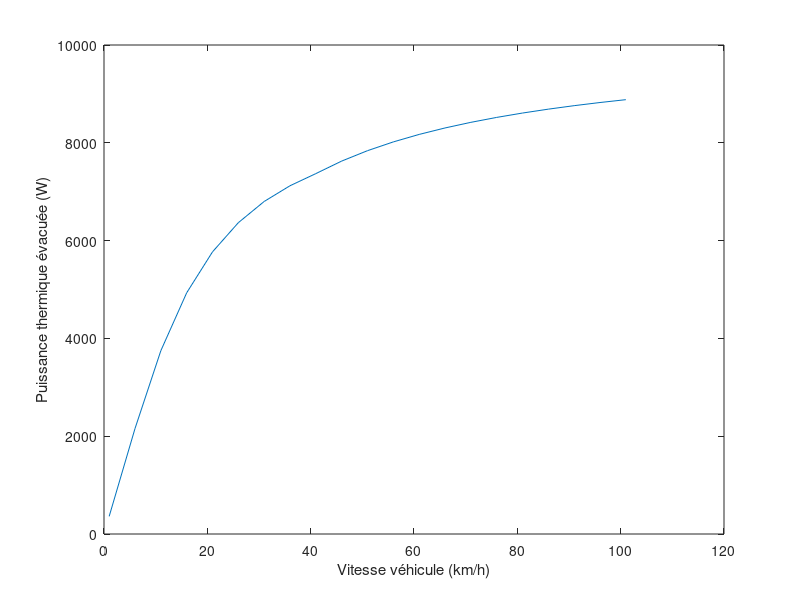

MATLAB code to generate this figure:
% Auteur : PBL
% Réalisé grâce aux travaux d'Aimery Saulière et d'Arthur Accart
%% Dimensionnement du radiateur de Valkyriz (Pierre Bernal PBL)
clear all 
close all

%% Données du problème :
debit_eau = 7/60; %(L/s)
Tei = 65 + 273.15; % température de l'eau souhaitée en entrée du radiateur
Tai = 35 + 273.15; %température de l'air ambiant autour du radiateur
P =1.013*10^5; % Pression atmosphérique (Pa)

% e_ailette = 6e-4; %valeur du constructeur à récupérer, espacement entre ailette

%% Détermination puissance à évacuer :

Pu_batterie = 53000; %W
Pu_batterie_max = 80000; %W fixé par le règlement
r_mot = 0.92; % rendement moteur EMRAX 228 dans le pire des cas
r_cont = 0.97; % rendement contrôleur type BAMOCAR D3
r_syst = r_mot*r_cont;
Pth = Pu_batterie*(1-r_syst)
Pth_max = Pu_batterie_max*(1-r_syst)

%% Coefficient thermiques convectifs de l'air et l'eau

%valable entre 100K et 1600K
T = Tai;
lambda1=1.5207*10^(-11)*T^3-4.857*10^(-8)*T^2+1.0184*10^(-4)*T-3.9333*10^(-4); % conductivité thermique de l'air
mu1=8.8848*10^(-15)*T^3-3.2398*10^(-11)*T^2+6.2657*10^(-8)*T+2.3543*10^(-6); % viscosité dynamique
Cp1=1.9327*10^(-10)*T^4-7.9999*10^(-7)*T^3+1.1407*10^(-3)*T^2-4.4890*10^(-1)*T+1.0575*10^3; % capacité calorifique massique de l'air (J/kg/K)

R=8.314; % constante des gaz parfaits (J/K/mol)

M=10^(-3)*(4/5*2*14+1/5*2*16); %masse molaire de l'air (kg/mol)

rho1=M*P/(R*T); % masse volumique de l'air

nu1=mu1/rho1; % viscosité cinématique de l'air

v1=30/3.6; % vitesse moyenne supposée de Valkyriz à l'endurance (m/s)

d1=0.0015; %longueur caractéristique de l'écoulement d'air (distance entre deux tuyaux d'eau) (DONNÉE À RÉCUPÉRER CHEZ CONSTRUCTEUR)

Re1=d1*v1/nu1;  %nombre de Renolds dans l'air passant dans le radiateur
Pr1=mu1*Cp1/lambda1; % nombre de Prandt dans l'air passant dans le radiateur
Nu1=0.036*Pr1^(1/3)*Re1^(4/5); % nombre de Nusselt
h1=lambda1*Nu1/d1 % coefficient de Newton entre l'air atmosphérique et le radiateur



rho2=1000; % masse volumique de l'eau (kg/m^3)
lambda2=(0.6071-.06)/(298-293)*(T-293)+.06; % conductivité thermique de l'eau
Cp2 = 4185; % capacité thermique massique de l'eau (J/kg/K)
mu2=8.52*10^(-4); % viscosite dynamique de l'eau (kg.m/s)

e=0.040;% épaisseur du faisceau (A RÉCUPERER CHEZ CONSTRUCTEUR)
ee=0.001; % largeur du faisceau (A RÉCUPERER CHEZ CONSTRUCTEUR)
L=0.21; % longueur du faisceau relié à la hauteur ou largeur du radiateur en fonction de si c'est un cross-flow ou down-flow (A DÉCIDER)
H=0.18; % 3ème dimension du radiateur (À DÉCIDER)
n = 120; %nombre de faisceau par m (A RÉCUPERER)

d2=ee; % longueur caractéristique de l'écoulement d'eau dans le radiateur

D2=debit_eau/rho2; % débit volumique souhaité en eau (m^3/s)

v2=D2/((n*L)*L*e*ee); % vitesse de l'eau dans le faisceaux du radiateur ; n*L est un terme estimant le nombre de faisceau présent dans le radiateur (DÉDUITE DES DONNÉES CONSTRUCTEUR)

nu2=mu2/rho2; %viscosité cinématique de l'eau

Re2=d2*v2/nu2; %nombre de Renolds
Pr2=mu2*Cp2/lambda2; % nombre de Prandt dans l'eau passant dans le radiateur
Nu2=0.036*Pr2^(1/3)*Re2^(4/5); % nombre de Nusselt dans l'eau passant dans le radiateur

h2=lambda2*Nu2/d2 % coefficient de Newton entre le radiateur et l'eau de refroidissement

% h2 >> h1 donc on peut supposer que l'alu du radiateur est à la
% température de l'eau

mean_v = [1 : 5 : 101]/3.6; %vecteur vitesse du véhicule
m_air = rho1*L*H.*mean_v; %kg/s vecteur débit d'air à travers le radiateur 
vect_surface = [0 : 0.4 : 8]; %m2 vecteur surface équivalente d'échange thermique = environ surface de toutes les ailettes
%% Obtention courbe Pth = f(débit_air) pour une dimension de radiateur DONNÉE :
l = e; %epaisseur
e_ailette = 6e-4; %espacement entre ailettes
n_ailette = H/e_ailette; % estimation du nombre d'ailette entre 2 faisceau
e_faisceau = 1/n-ee; %espacement entre 2 faisceau 

Aw = n*L*2*l*H; %estimation de la surface d'échange eau/métal
Aa = 2*(e_faisceau+e_ailette)*l*(n_ailette-1)*(n*L-1); %estimation de la surface d'échange air/métal

Aeq = Aw+Aa % surface équivalente d'échange thermique en m2

q = [];
C_eau = debit_eau*Cp2;
 for i = m_air
     %kg/s 
     C_air = i*Cp1;
     Cmin = min(C_air,C_eau);
     Cmax = max(C_air,C_eau);
     Cr = Cmin/Cmax;
 
     U = 1/(1/h1 + 1/h2);
     NTU = U*Aeq/Cmin;
     eps = 1-exp((1/Cr)*(NTU)^0.22*(exp(-Cr*(NTU)^0.78)-1));
     qmax = Cmin*(Tei-Tai);
 
     q = [q eps*qmax];
 end
 
 figure,
 plot(mean_v*3.6,q)
 xlabel("Vitesse véhicule (km/h)")
 ylabel("Puissance thermique évacuée (W)")


%% Tracé courbe 3D Pth = f(débit_air, surface_équivalente) :

% [X,Y] = meshgrid(vect_surface,m_air);
% MC_air = Cp1*Y;
% MCmin = min(MC_air,Cp2*debit_eau);
% MCmax = max(MC_air,Cp2*debit_eau);
% MCr = MCmin./MCmax;
% U = 1/(1/h1 + 1/h2);
% MNTU = U*X./MCmin;
% Meps = 1-exp((1./MCr).*(MNTU).^0.22.*(exp(-MCr.*(MNTU).^0.78)-1));
% Mqmax = (Tei-Tai)*MCmin;
% Q = Meps.*Mqmax;
% 
% s = surf(X,Y,Q);
% s.FaceColor = 'flat';
% xlabel("Surface équivalente (m2)");ylabel("Débit d'air (kg/s)");zlabel("Puissance thermique dissipée dans le radiateur (W)");
% colorbar

% Il faut ensuite remonter à partir de la surface équivalente à des
% dimensions hauteur x largeur x épaisseur (A FAIRE EN V0.2)

%% DIMENSIONNEMENT VASES D'EXPANSIONS (A FAIRE EN V.1)

